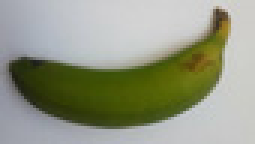
#> input picture Dataset (Images)/Resized (Train, Test)/Green/Train/g001.jpg, 85 x 48 px, found by its file name (shown 3 times larger); its folder holds only this picture in this run
$ python CSVDatasetFromImages.py
#> lines starting #> are read from the running program, lines starting #| are printed output that depends on the picture
import os
import random
import time
import cv2
import numpy as np
import matplotlib.pyplot as plt
from sklearn.cluster import KMeans
import pandas as pd


# COUNTING NO OF FILES
def get_file_count_from(dir):
    path, dirs, files = next(os.walk(dir))
    file_count = len(files)
    return file_count

# GENERATING RANDOM NUMBERS
def generate_random_num_list(start, end):
    randomlist = []
    for i in range(0,5):
        n = random.randint(start, end)
        randomlist.append(n)
    return randomlist

def get_img_file_names_from(dir):
    # Get names of all files
    files = os.listdir(dir)
    img_file_list = []
    for file in files:
        if file.endswith('.jpg'):
            img_file_list.append(file)
#> further down, frame is the input picture: shape (48, 85, 3); mean B, G, R 131.8, 152.3, 148.2
    return img_file_list

def rgb2hsv(r, g, b):
    #print("RGB:(%d, %d, %d)" % (r,g,b))
    r, g, b = r/255.0, g/255.0, b/255.0
    mx = max(r, g, b)
    mn = min(r, g, b)
    df = mx-mn
    if mx == mn:
        h = 0
    elif mx == r:
        h = (60 * ((g-b)/df) + 360) % 360
    elif mx == g:
        h = (60 * ((b-r)/df) + 120) % 360
    elif mx == b:
        h = (60 * ((r-g)/df) + 240) % 360
    if mx == 0:
        s = 0
    else:
        s = df/mx
    v = mx
    return int(h), int(s*100), int(v*100)

def grabCut(img):
    mask = np.zeros(img.shape[:2],np.uint8)
    bgdModel = np.zeros((1,65),np.float64)
    fgdModel = np.zeros((1,65),np.float64)
    rect = (xpt1,ypt1,xpt2,ypt2)
    cv2.grabCut(img,mask,rect,bgdModel,fgdModel,5,cv2.GC_INIT_WITH_RECT)
    mask2 = np.where((mask==2)|(mask==0),0,1).astype('uint8')
    img = img*mask2[:,:,np.newaxis]
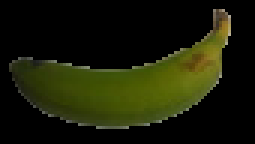
#> img: shape (48, 85, 3) (shown 3 times larger); mean B, G, R 6.8, 28.2, 25.3
    return img

def plotHistogram(chart):
    plt.axis("off")
    plt.imshow(chart)
    plt.show()


def dominantColors(IMAGE, CLUSTERS, ripeness_index, file_name, csv_file_name):
    #convert to rgb from bgr
#> called with CLUSTERS = 5, ripeness_index = 1, file_name = 'g001.jpg', csv_file_name = 'Green_train.csv'
    img = cv2.cvtColor(IMAGE, cv2.COLOR_BGR2RGB)

    #reshaping to a list of pixels
    img = img.reshape((img.shape[0] * img.shape[1], 3))

    #save image after operations
    IMAGE = img

    #using k-means to cluster pixels
    kmeans = KMeans(n_clusters = CLUSTERS)
    kmeans.fit(img)

    #the cluster centers are our dominant colors.
    COLORS = kmeans.cluster_centers_

    #save labels
    LABELS = kmeans.labels_

    #labels form 0 to no. of clusters
    numLabels = np.arange(0, CLUSTERS+1)

    #create frequency count tables
    (hist, _) = np.histogram(LABELS, bins = numLabels)
    hist = hist.astype("float")
    hist /= hist.sum()

    #appending frequencies to cluster centers
    colors = COLORS

    #descending order sorting as per frequency count
    colors = colors[(-hist).argsort()]
    hist = hist[(-hist).argsort()]

    #creating empty chart
    chart = np.zeros((50, 500, 3), np.uint8)
    start = 0

    #creating color rectangles
    dominant_colors = []
    for i in range(1,4): #Storing 3 most dominant vals
        end = start + hist[i] * 500
        #getting rgb values
        r = colors[i][0]
        g = colors[i][1]
        b = colors[i][2]
        h,s,v=rgb2hsv(r,g,b)
        dominant_colors.append(h)
        dominant_colors.append(s)
        dominant_colors.append(v)
        #For first iteration i = 0
        #print("HSV:(%d, %d, %d)" % (h,s,v))

        cv2.rectangle(chart, (int(start), 0), (int(end), 50), (r,g,b), -1)
        start = end
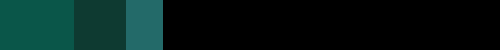
#> chart: shape (50, 500, 3); mean of channels 0, 1, 2 23.7, 26.6, 5.5; drawn as B, G, R
#> after the loop, dominant_colors = [70, 88, 33, 71, 75, 22, 60, 67, 41]
    print(dominant_colors)
#| [70, 88, 33, 71, 75, 22, 60, 67, 41]
    df = pd.DataFrame()
#> (the run stopped early here; a loop or call above may not have finished)
